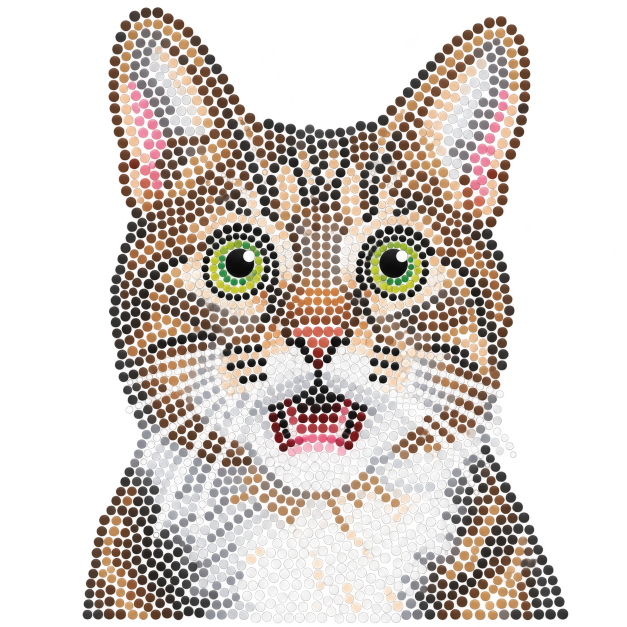
#> input picture services/strass/prototype/img/N2_cat.png, 1254 x 1254 px, given in place of N2_cat.png.png, which was not available (shown at 1/2 size)
$ python rs_fix.py img/N2_cat.png
#> lines starting #> are read from the running program, lines starting #| are printed output that depends on the picture; after the words box and inside, x2 and y2 are one past the last pixel; in counts of white or black regions, pixels touching at a corner belong together; pictures that were not available may be replaced by others from this repository, and a replacement may not be noted
# From Rhinestone-Studio @38cd831 services/strass-layout/prototype/rs_fix.py
from pathcfg import W as _W
import sys, json
import numpy as np, cv2
from PIL import Image
from scipy import ndimage as ndi
from scipy.spatial import cKDTree
from skimage.color import rgb2lab, deltaE_ciede2000

from pathcfg import W
SS6, SS4 = 2.0, 1.5
SIZES = [4.0, 2.8, 2.0, 1.5]


# [5 lines left out: function smaller, not called in this run]
GAP = 0.1
EPS = 0.02

import os
TARGET_PITCH = float(os.environ.get('TARGET_PITCH', '2.2'))
CAT = json.load(open(W + os.environ.get('CATALOGUE', 'catalogue.json')))
#> (reads services/strass/prototype/catalogue.json from the repository)
LOOKS = json.load(open(W + 'looks.json'))
#> (reads services/strass/prototype/looks.json from the repository)
CAT_IDS = list(CAT)
CAT_LAB = rgb2lab(np.array([[int(CAT[k]['fill'][i:i + 2], 16) / 255 for i in (1, 3, 5)] for k in CAT_IDS])[None])[0]
KL = float(os.environ.get('KL', '1.0'))
KH = 1.0
CATCH_LAB = np.array([99.0, 0.0, 0.0])


_ALPHA = None
_DETP = None
_DETTREE = None
_DETNN = None


# [6 lines left out: function openai_room, not called in this run]
_DEPTH = None


# [5 lines left out: function depth_mm, not called in this run]
VIVID = float(os.environ.get('VIVID', '1.0'))
CHROMA_W = float(os.environ.get('CHROMA_W', '0.5'))
SKIN_NATURAL = os.environ.get('SKIN_NATURAL', '1') == '1'


# [13 lines left out: function cover_frac, not called in this run]


def load(name):
#> called with name = 'img/N2_cat.png'
    global _ALPHA
    im = np.array(Image.open(f'{_W}img/{name}.png').convert('RGBA')).astype(np.float32) / 255
    am = (im[..., 3] > 0.5).astype(np.uint8)
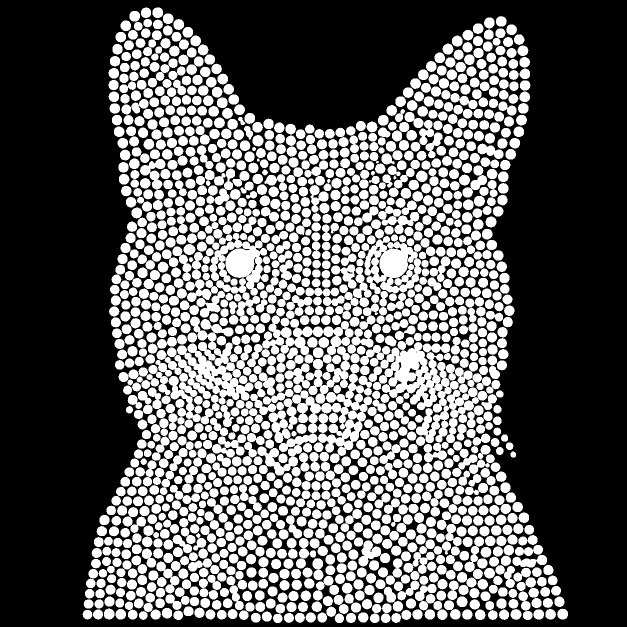
#> am: shape (1254, 1254) (shown at 1/2 size); values 0 (black) and 1 (white), 38% white; 1541 white regions (1 under 20 px), largest, box (x1, y1, x2, y2) and area: (720, 684, 975, 886) 19948, (313, 633, 507, 861) 16752, (494, 631, 707, 807) 12061
    k = 9
    try:
        dd = np.load(f'{W}{name}_fused.npy')
        from scipy.spatial import cKDTree as _T
        nn = _T(dd[:, :2]).query(dd[:, :2], 2)[0][:, 1]
        k = int(0.8 * np.median(nn)) | 1
        global _DETP, _DETTREE, _DETNN
        big = dd[dd[:, 2] >= 0.7 * np.median(dd[:, 2])]
        _DETP = big[:, [1, 0]]; _DETTREE = _T(_DETP); _DETNN = float(np.median(nn))
    except Exception:
        pass
    k = int(os.environ.get('CLOSE_PX', k)) | 1
    _ALPHA = cv2.morphologyEx(am, cv2.MORPH_CLOSE, cv2.getStructuringElement(cv2.MORPH_ELLIPSE, (k, k))).astype(np.float32)
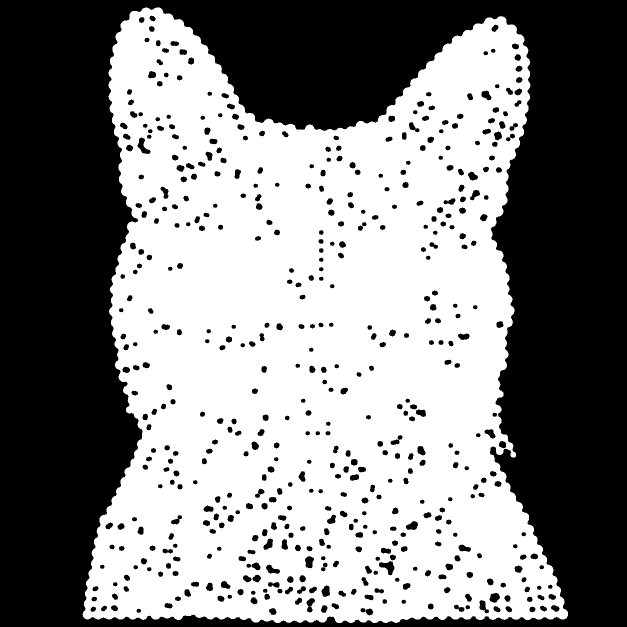
#> _ALPHA: shape (1254, 1254) float32 (shown at 1/2 size); values 0 (black) and 1 (white), 52.6% white; 521 black regions, largest, box (x1, y1, x2, y2) and area: (0, 0, 1254, 1254) 689877, (758, 1122, 789, 1151) 462, (275, 275, 301, 308) 401
    global _DEPTH
    _DEPTH = ndi.distance_transform_edt(_ALPHA > 0.5)
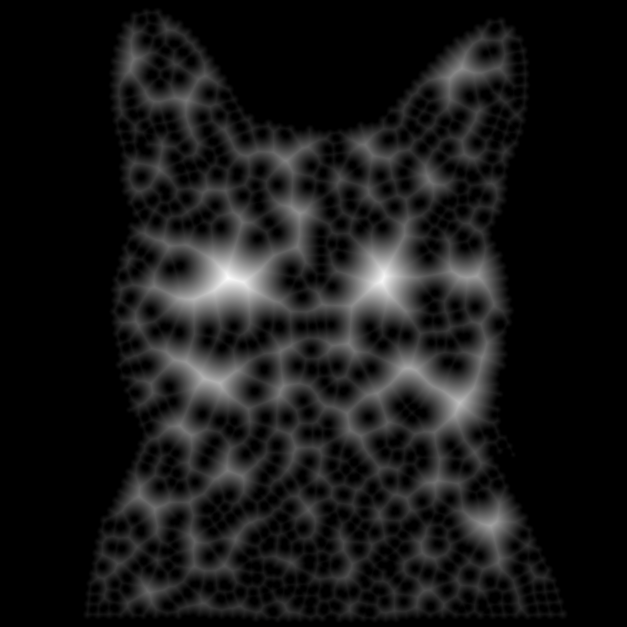
#> _DEPTH: shape (1254, 1254) float64 (shown at 1/2 size); min 0, max 93.65, mean 8.7; drawn with min black and max white
    return im[..., :3], im[..., 3]


# [250 lines left out: functions scale_from, stone_colours, fill_small_holes, subject_mask, legalise, _legalise_core and 6 more, not called in this run]


def run(name, det_file):
    rgb, a = load(name)
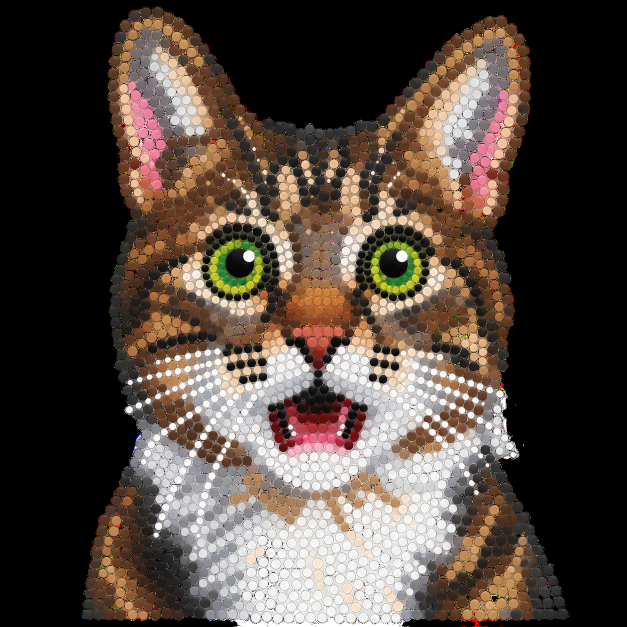
#> rgb: shape (1254, 1254, 3) float32 (shown at 1/2 size); mean of channels 0, 1, 2 0.321, 0.275, 0.242; drawn as R, G, B
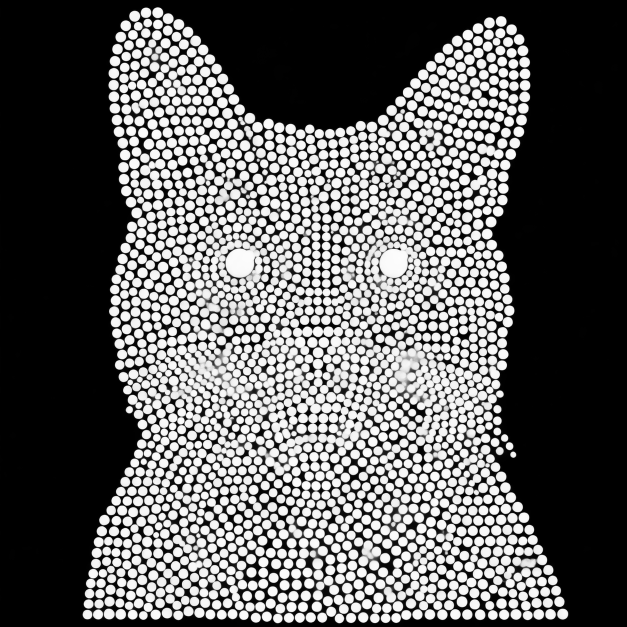
#> a: shape (1254, 1254) float32 (shown at 1/2 size); min 0, max 1, mean 0.373
#> (the run stopped early here; a loop or call above may not have finished)
